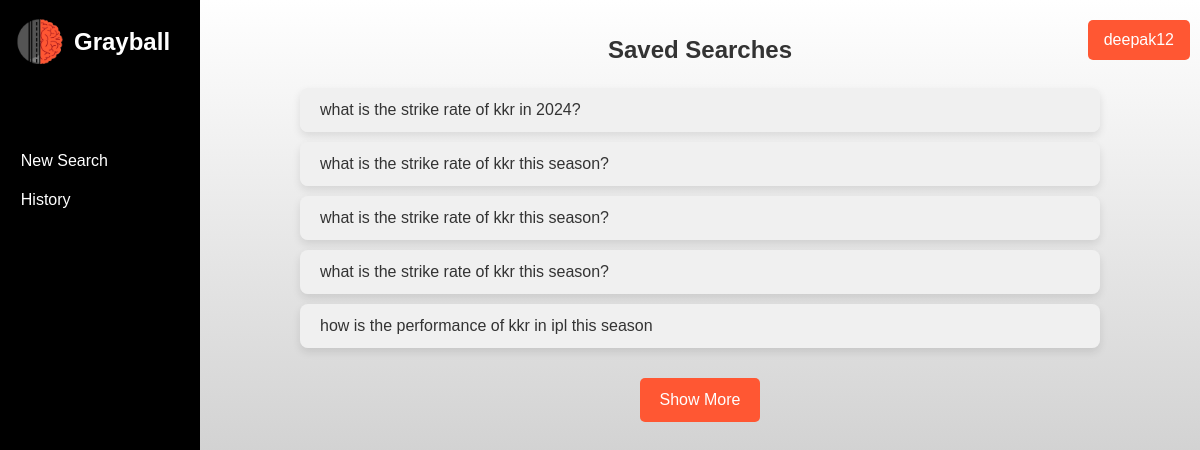
Page /history/ (signed in) on the committed database.
### grayball_chat/models.py (models this page shows, shortened)
class SearchSession(models.Model):
    id = models.UUIDField(primary_key=True, default=uuid.uuid4, editable=False)
    user = models.ForeignKey(User, on_delete=models.CASCADE, related_name='search_sessions')
    created_at = models.DateTimeField(auto_now_add=True)

class UserSearch(models.Model):
    session = models.ForeignKey(SearchSession, on_delete=models.CASCADE, related_name='searches')
    query = models.CharField(max_length=2000)
    response = models.TextField(null=True, blank=True)
    created_at = models.DateTimeField(auto_now_add=True)

### grayball_chat/views.py (the view)
# urls.py: path('history/', views.history, name='history'),
@login_required
def history(request):
    sessions = SearchSession.objects.filter(user=request.user) \
                                     .annotate(searches_count=Count('searches')) \
                                     .filter(searches_count__gt=0) \
                                     .prefetch_related('searches') \
                                     .order_by('-created_at')
    return render(request, 'history.html', {'sessions': sessions})

### grayball_chat/templates/history.html (shortened to what this page needs)
{% extends 'base.html' %}
{% load static %}
{% block additional_css %}
<link href="{% static 'css/main.css' %}" rel="stylesheet">
<link href="{% static 'css/history.css' %}" rel="stylesheet">
{% endblock %}
{% block content %}
    <h2 class="history-title">Saved Searches</h2>
    <div id="sessions-container" class="sessions-container">
        {% for session in sessions|slice:":5" %}
            <div class="session">
                <div class="session-header" onclick="toggleSessionDetails(this)">
                    <p>{{ session.searches.all.0.query }}</p>
                </div>
            </div>
        {% endfor %}
        {% if sessions|length > 5 %}
            <button id="show-more-btn" class="show-more-btn">Show More</button>
        {% endif %}
    </div>
{% endblock %}

### grayball_chat/templates/base.html (shortened to what this page needs)
<!DOCTYPE html>
<html lang="en">
<head>
    {% load static %}
    <link href="https://cdn.jsdelivr.net/npm/tailwindcss@2.2.19/dist/tailwind.min.css" rel="stylesheet">
    <link rel="stylesheet" href="https://cdnjs.cloudflare.com/ajax/libs/font-awesome/5.15.4/css/all.min.css">
    {% block additional_css %}{% endblock %}
</head>
<body>
    <nav class="navbar">
        <div class="logo">
            <img src="{% static 'images/GrayBall_dark_icon.png' %}" alt="Gray Ball" />
            <span class="logo-text">Grayball</span>
        </div>
        <ul class="nav-links">
            <li><a href="{% url 'start_new_search_session' %}">New Search</a></li>
            <li><a href="{% url 'history' %}">History</a></li>
        </ul>
    </nav>
    <div class="username-container">
        <button id="username-btn" class="username-btn">{{ user.username }}</button>
    </div>
    <div class="main-content">
        {% block content %}{% endblock %}
    </div>
</body>
</html>

### grayball_chat/static/css/main.css (style rules this page uses)
body { font-family: 'Arial', sans-serif; background: linear-gradient(to bottom, #ffffff, #b0b0b0); color: #333; min-height: 100vh; padding-top: 2rem; margin: 0; display: flex; }
.navbar { position: fixed; top: 0; left: 0; width: 200px; height: 100vh; background-color: black; color: #ffffff; padding: 1rem; box-sizing: border-box; display: flex; flex-direction: column; }
.nav-links { list-style: none; padding: 0; flex-grow: 1; }
.nav-links li { margin-bottom: .75rem; }
.nav-links a { color: #ffffff; text-decoration: none; padding: 0.1rem .3rem; display: block; border-radius: 10px; transition: background-color 0.3s ease; }
.main-content { margin-left: 200px; width: calc(100% - 200px); }
.logo { display: flex; align-items: center; font-size: 1.5rem; font-weight: bold; text-align: center; margin-bottom: 5rem; }
.logo img { max-width: 50px; height: auto; margin-right: 0.5rem; }
.username-container { position: fixed; top: 20px; right: 10px; z-index: 1000; }
.username-btn { padding: 0.5rem 1rem; background-color: #FF5733; color: white; border: none; border-radius: 5px; cursor: pointer; transition: background-color 0.3s ease; }
@media (min-width: 768px) { body { display: flex; justify-content: center; align-items: flex-start; } }

### grayball_chat/static/css/history.css (style rules this page uses)
.history-title { text-align: center; margin-bottom: 20px; font-weight: bold; font-size: 24px; }
.sessions-container { display: flex; flex-direction: column; align-items: center; }
.session { margin-bottom: 10px; border-radius: 8px; overflow: hidden; width: 80%; box-shadow: 0 4px 8px rgba(0, 0, 0, 0.1); }
.session-header { background-color: #f0f0f0; padding: 10px 20px; cursor: pointer; display: flex; justify-content: space-between; align-items: center; }
.show-more-btn { padding: 10px 20px; margin-top: 20px; border: none; border-radius: 5px; background-color: #FF5733; color: white; cursor: pointer; transition: background-color 0.3s; }

### rows in the picture
SearchSession: searches.all.0.query "what is the strike rate of kkr in 2024?"
SearchSession: searches.all.0.query "what is the strike rate of kkr this season?"
SearchSession: searches.all.0.query "what is the strike rate of kkr this season?"
SearchSession: searches.all.0.query "what is the strike rate of kkr this season?"
SearchSession: searches.all.0.query "how is the performance of kkr in ipl this season"

### other values in the picture
{{ user.username }} "deepak12"
